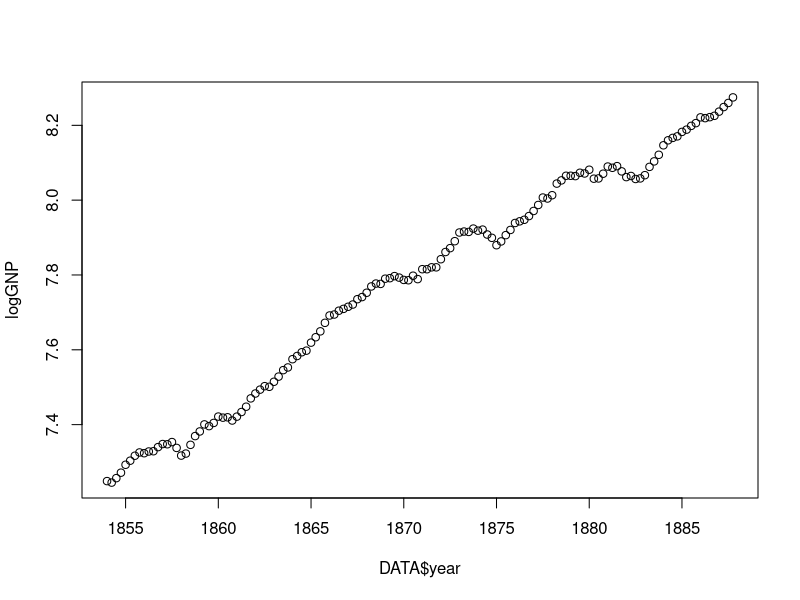
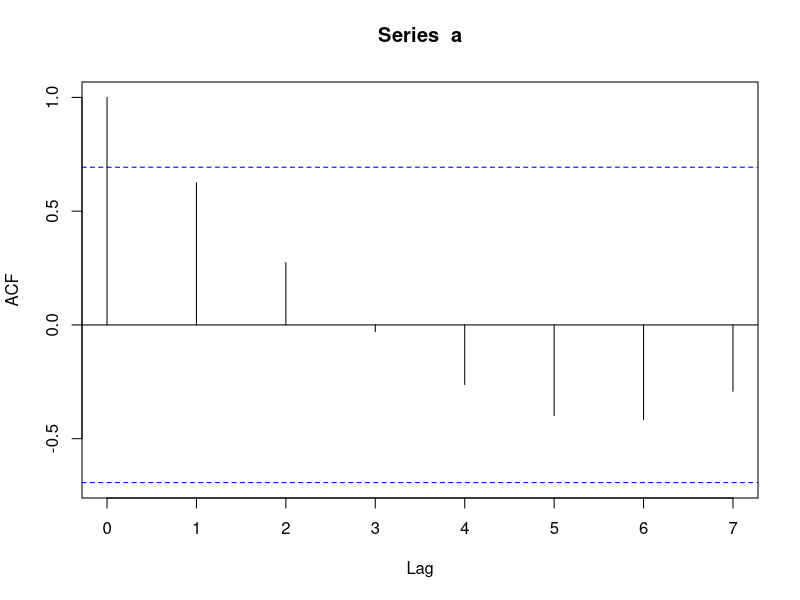

Recreate these plots in R, in order.
setwd("D:/Documents/A2/Data/TP6_Analysis")
library(tseries)
data(USeconomic)
logGNP = USeconomic[,2]
year = seq(1854,1887.75,0.25)
DATA = data.frame(year, logGNP)
plot(DATA$year, logGNP)
a = c(1,2,3,4,5,6,7,8)
b = a
acf(a)
